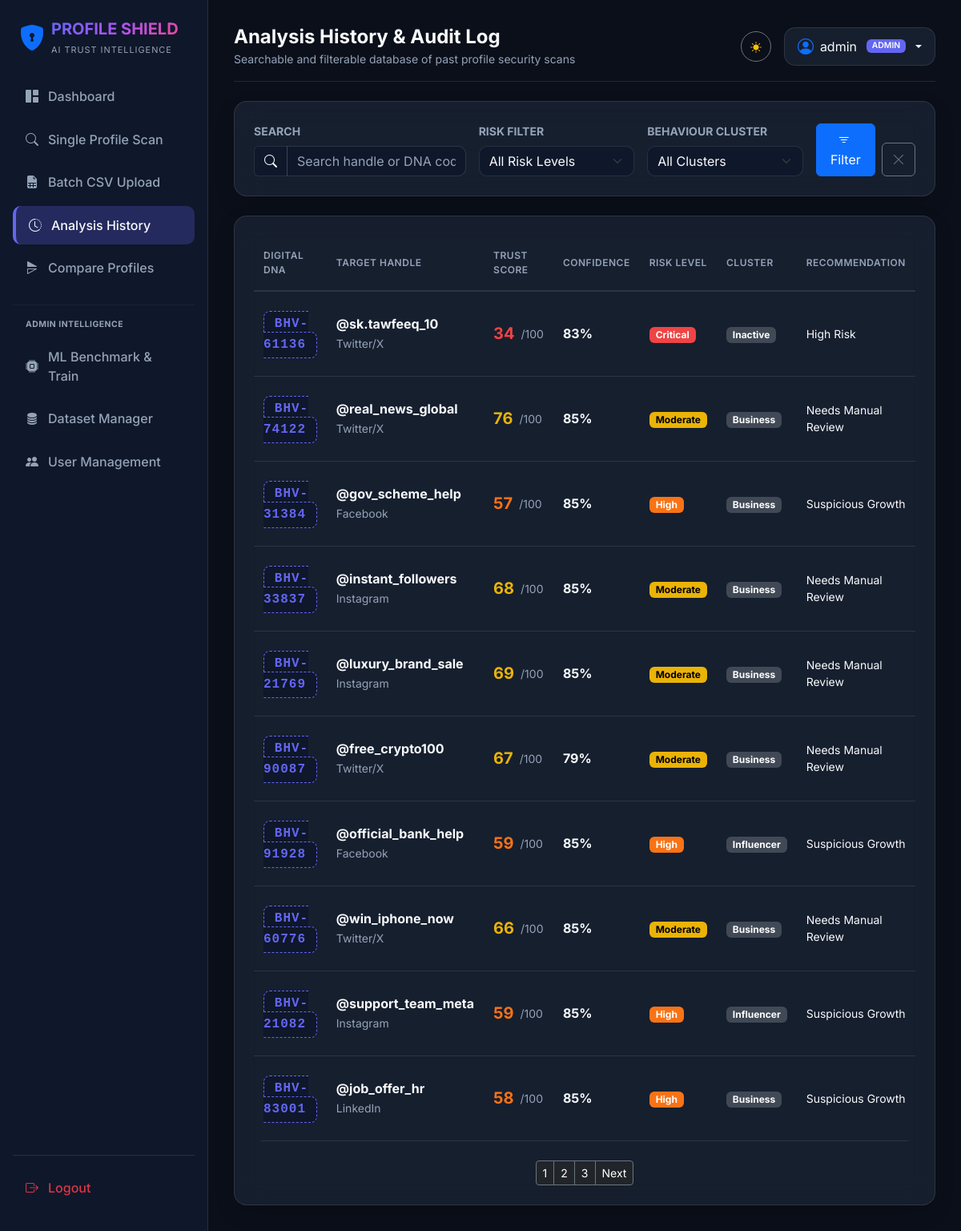
Page /batch/history (signed in) on the committed database.
### app/models/user.py (models this page shows, shortened)
class User(UserMixin, db.Model):
    __tablename__ = 'users'
    id            = db.Column(db.Integer, primary_key=True)
    username      = db.Column(db.String(64),  unique=True, nullable=False, index=True)
    email         = db.Column(db.String(120), unique=True, nullable=False, index=True)
    password_hash = db.Column(db.String(256), nullable=False)
    role          = db.Column(db.String(20),  default='user')   # 'admin' or 'user'
    is_active     = db.Column(db.Boolean, default=True)
    created_at    = db.Column(db.DateTime, default=datetime.utcnow)
    last_login    = db.Column(db.DateTime, default=datetime.utcnow)
    analyses = db.relationship(
        'ProfileAnalysis',
        backref=db.backref('author', lazy='select'),
        lazy='dynamic',
        cascade='all, delete-orphan',
        foreign_keys='ProfileAnalysis.user_id',
    )
    def is_admin(self) -> bool:
        return self.role.lower() == 'admin'

### app/models/profile_analysis.py (models this page shows, shortened)
class ProfileAnalysis(db.Model):
    __tablename__ = 'profile_analyses'
    id           = db.Column(db.Integer, primary_key=True)
    username     = db.Column(db.String(100), nullable=False, index=True)
    display_name = db.Column(db.String(150), nullable=True)
    platform     = db.Column(db.String(50), default='Twitter/X')
    user_id = db.Column(
        db.Integer,
        db.ForeignKey('users.id', ondelete='CASCADE'),
        nullable=True,
        index=True,
    )
    account_age_days          = db.Column(db.Integer,  default=0)
    followers_count           = db.Column(db.Integer,  default=0)
    following_count           = db.Column(db.Integer,  default=0)
    posts_count               = db.Column(db.Integer,  default=1)   # never 0
    has_profile_pic           = db.Column(db.Boolean,  default=True)
    has_bio                   = db.Column(db.Boolean,  default=True)
    is_verified               = db.Column(db.Boolean,  default=False)
    has_url                   = db.Column(db.Boolean,  default=False)
    avg_likes_per_post        = db.Column(db.Float,    default=0.0)
    avg_retweets_per_post     = db.Column(db.Float,    default=0.0)
    posting_frequency_per_day = db.Column(db.Float,    default=0.0)
    trust_score      = db.Column(db.Float,   nullable=False)
    confidence       = db.Column(db.Float,   nullable=False)
    risk_level       = db.Column(db.String(30),  nullable=False)
    recommendation   = db.Column(db.String(50),  nullable=False)
    health_meter     = db.Column(db.String(30),  nullable=False)
    behaviour_cluster = db.Column(db.String(50), nullable=False)
    digital_dna      = db.Column(db.String(20),  nullable=False)
    sub_scores_json         = db.Column(db.Text, nullable=False, default='{}')
    trust_radar_json        = db.Column(db.Text, nullable=False, default='{}')
    timeline_json           = db.Column(db.Text, nullable=False, default='[]')
    heatmap_json            = db.Column(db.Text, nullable=False, default='{}')
    shap_importance_json    = db.Column(db.Text, nullable=False, default='[]')
    ai_explanation_narrative = db.Column(db.Text, nullable=False, default='')
    created_at = db.Column(db.DateTime, default=datetime.utcnow, index=True)
    @property
    def sub_scores(self):
        return json.loads(self.sub_scores_json) if self.sub_scores_json else {}
    @property
    def trust_radar(self):
        return json.loads(self.trust_radar_json) if self.trust_radar_json else {}
    @property
    def timeline(self):
        return json.loads(self.timeline_json) if self.timeline_json else []
    @property
    def heatmap(self):
        return json.loads(self.heatmap_json) if self.heatmap_json else {}
    @property
    def shap_importance(self):
        """Feature importance data (renamed from SHAP but kept as 'shap_importance' for template compat)."""
        return json.loads(self.shap_importance_json) if self.shap_importance_json else []

### app/routes/batch.py (the view)
@batch_bp.route('/history')
@login_required
def history():
    page           = request.args.get('page', 1, type=int)
    search_query   = request.args.get('search', '', type=str).strip()
    risk_filter    = request.args.get('risk', '', type=str).strip()
    cluster_filter = request.args.get('cluster', '', type=str).strip()
    if current_user.is_admin():
        query = ProfileAnalysis.query
    else:
        query = ProfileAnalysis.query.filter_by(user_id=current_user.id)
    if search_query:
        query = query.filter(
            ProfileAnalysis.username.ilike(f'%{search_query}%') |
            ProfileAnalysis.digital_dna.ilike(f'%{search_query}%')
        )
    if risk_filter:
        query = query.filter_by(risk_level=risk_filter)
    if cluster_filter:
        query = query.filter_by(behaviour_cluster=cluster_filter)
    pagination = query.order_by(ProfileAnalysis.created_at.desc()).paginate(
        page=page, per_page=10, error_out=False
    )
    return render_template(
        'analysis/history.html',
        pagination=pagination,
        analyses=pagination.items,
        search_query=search_query,
        risk_filter=risk_filter,
        cluster_filter=cluster_filter,
    )

### app/templates/analysis/history.html (shortened to what this page needs)
{% extends "base.html" %}
{% block page_title %}Analysis History & Audit Log{% endblock %}
{% block page_subtitle %}Searchable and filterable database of past profile security scans{% endblock %}
{% block content %}
<div class="glass-panel p-4 mb-4">
    <form method="GET" action="{{ url_for('batch.history') }}" class="row g-3">
        <div class="col-md-4">
            <label class="form-label text-muted small fw-bold">SEARCH</label>
            <div class="input-group">
                <span class="input-group-text bg-transparent border-secondary text-muted"><i class="bi bi-search"></i></span>
                <input type="text" name="search" class="form-control bg-transparent border-secondary text-white" placeholder="Search handle or DNA code..." value="{{ search_query }}">
            </div>
        </div>
        <div class="col-md-3">
            <label class="form-label text-muted small fw-bold">RISK FILTER</label>
            <select name="risk" class="form-select bg-dark border-secondary text-white">
                <option value="">All Risk Levels</option>
            </select>
        </div>
        <div class="col-md-3">
            <label class="form-label text-muted small fw-bold">BEHAVIOUR CLUSTER</label>
            <select name="cluster" class="form-select bg-dark border-secondary text-white">
                <option value="">All Clusters</option>
            </select>
        </div>
        <div class="col-md-2 d-flex align-items-end gap-2">
            <button type="submit" class="btn btn-primary w-100 py-2"><i class="bi bi-filter me-1"></i> Filter</button>
            <a href="{{ url_for('batch.history') }}" class="btn btn-outline-secondary py-2"><i class="bi bi-x-lg"></i></a>
        </div>
    </form>
</div>
<div class="glass-panel p-4">
    <div class="table-responsive">
        <table class="table table-dark table-hover align-middle mb-0">
            <thead>
                <tr class="text-muted small border-bottom border-secondary border-opacity-50">
                    <th>DIGITAL DNA</th>
                    <th>TARGET HANDLE</th>
                    <th>TRUST SCORE</th>
                    <th>CONFIDENCE</th>
                    <th>RISK LEVEL</th>
                    <th>CLUSTER</th>
                    <th>RECOMMENDATION</th>
                </tr>
            </thead>
            <tbody>
                {% for a in analyses %}
                <tr>
                    <td><span class="digital-dna-badge">{{ a.digital_dna }}</span></td>
                    <td>
                        <div class="fw-bold">@{{ a.username }}</div>
                        <small class="text-muted">{{ a.platform }}</small>
                    </td>
                    <td>
                        <div class="d-flex align-items-center gap-2">
                            <span class="fw-bold fs-5" style="color: {% if a.trust_score >= 80 %}#22c55e{% elif a.trust_score >= 60 %}#eab308{% elif a.trust_score >= 35 %}#f97316{% else %}#ef4444{% endif %};">
                                {{ a.trust_score|int }}
                            </span>
                            <small class="text-muted">/100</small>
                        </div>
                    </td>
                    <td class="fw-bold text-info">{{ a.confidence|int }}%</td>
                    <td>
                        <span class="badge badge-risk-{{ a.risk_level.lower() }} px-2 py-1">
                            {{ a.risk_level }}
                        </span>
                    </td>
                    <td><span class="badge bg-secondary bg-opacity-50 text-white">{{ a.behaviour_cluster }}</span></td>
                    <td class="small">{{ a.recommendation }}</td>
                </tr>
                {% else %}
                <tr>
                    <td colspan="9" class="text-center text-muted py-4">No matching records found.</td>
                </tr>
                {% endfor %}
            </tbody>
        </table>
    </div>
    {% if pagination and pagination.pages > 1 %}
    <nav class="mt-4">
        <ul class="pagination pagination-sm justify-content-center mb-0">
            {% for page in pagination.iter_pages() %}
                {% if page %}
                    <li class="page-item {% if page == pagination.page %}active{% endif %}">
                        <a class="page-link bg-dark border-secondary text-white" href="{{ url_for('batch.history', page=page, search=search_query, risk=risk_filter, cluster=cluster_filter) }}">{{ page }}</a>
                    </li>
                {% endif %}
            {% endfor %}
            {% if pagination.has_next %}
            <li class="page-item"><a class="page-link bg-dark border-secondary text-white" href="{{ url_for('batch.history', page=pagination.next_num, search=search_query, risk=risk_filter, cluster=cluster_filter) }}">Next</a></li>
            {% endif %}
        </ul>
    </nav>
    {% endif %}
</div>
{% endblock %}

### app/templates/base.html (shortened to what this page needs)
<!DOCTYPE html>
<html lang="en" data-theme="light">
<head>
    <link href="https://cdn.jsdelivr.net/npm/bootstrap@5.3.2/dist/css/bootstrap.min.css" rel="stylesheet">
    <link rel="stylesheet" href="https://cdn.jsdelivr.net/npm/bootstrap-icons@1.11.1/font/bootstrap-icons.css">
    <link rel="stylesheet" href="{{ url_for('static', filename='css/custom.css') }}">
</head>
<body>
    {% if current_user.is_authenticated %}
    <aside class="sidebar">
        <div class="d-flex align-items-center gap-2 mb-4 px-2">
            <i class="bi bi-shield-lock-fill fs-2 text-primary"></i>
            <div>
                <h5 class="fw-bold mb-0 gradient-text">PROFILE SHIELD</h5>
                <small class="text-muted" style="font-size: 0.68rem; letter-spacing: 1px;">AI TRUST INTELLIGENCE</small>
            </div>
        </div>
        <nav class="d-flex flex-column flex-grow-1">
            <a href="{{ url_for('dashboard.index') }}" class="nav-link-custom {% if request.endpoint == 'dashboard.index' %}active{% endif %}">
                <i class="bi bi-grid-1x2-fill"></i> Dashboard
            </a>
            <a href="{{ url_for('analysis.new_analysis') }}" class="nav-link-custom {% if request.endpoint == 'analysis.new_analysis' %}active{% endif %}">
                <i class="bi bi-search"></i> Single Profile Scan
            </a>
            <a href="{{ url_for('batch.upload_csv') }}" class="nav-link-custom {% if request.endpoint == 'batch.upload_csv' %}active{% endif %}">
                <i class="bi bi-file-earmark-spreadsheet-fill"></i> Batch CSV Upload
            </a>
            <a href="{{ url_for('batch.history') }}" class="nav-link-custom {% if request.endpoint == 'batch.history' %}active{% endif %}">
                <i class="bi bi-clock-history"></i> Analysis History
            </a>
            <a href="{{ url_for('compare.compare_profiles') }}" class="nav-link-custom {% if request.endpoint == 'compare.compare_profiles' %}active{% endif %}">
                <i class="bi bi-symmetry-horizontal"></i> Compare Profiles
            </a>
            {% if current_user.is_admin() %}
            <hr class="my-3 border-secondary border-opacity-50">
            <div class="px-3 mb-2 text-uppercase text-muted fw-bold" style="font-size: 0.65rem; letter-spacing: 0.5px;">Admin Intelligence</div>
            <a href="{{ url_for('admin.model_trainer') }}" class="nav-link-custom {% if request.endpoint == 'admin.model_trainer' %}active{% endif %}">
                <i class="bi bi-cpu-fill"></i> ML Benchmark & Train
            </a>
            <a href="{{ url_for('admin.datasets') }}" class="nav-link-custom {% if request.endpoint == 'admin.datasets' %}active{% endif %}">
                <i class="bi bi-database-fill"></i> Dataset Manager
            </a>
            <a href="{{ url_for('admin.user_manager') }}" class="nav-link-custom {% if request.endpoint == 'admin.user_manager' %}active{% endif %}">
                <i class="bi bi-people-fill"></i> User Management
            </a>
            {% endif %}
            <div class="mt-auto pt-3 border-top border-secondary border-opacity-25">
                <a href="{{ url_for('auth.logout') }}" class="nav-link-custom text-danger">
                    <i class="bi bi-box-arrow-right"></i> Logout
                </a>
            </div>
        </nav>
    </aside>
    <main class="main-content">
        <header class="d-flex justify-content-between align-items-center mb-4 pb-3 border-bottom border-secondary border-opacity-25">
            <div class="d-flex align-items-center gap-3">
                <div>
                    <h4 class="fw-bold mb-0">{% block page_title %}Dashboard{% endblock %}</h4>
                    <small class="text-muted">{% block page_subtitle %}Next Generation Social Profile Trust Intelligence Platform{% endblock %}</small>
                </div>
            </div>
            <div class="d-flex align-items-center gap-3">
                <button id="themeToggleBtn" class="btn btn-outline-secondary btn-sm rounded-circle" style="width:38px; height:38px;" title="Toggle Dark/Light Mode">
                    <i class="bi bi-sun-fill text-warning"></i>
                </button>
                <div class="dropdown">
                    <button class="btn glass-card dropdown-toggle d-flex align-items-center gap-2 px-3 py-2" type="button" data-bs-toggle="dropdown" aria-expanded="false">
                        <i class="bi bi-person-circle fs-5 text-primary"></i>
                        <span>{{ current_user.username }}</span>
                        <span class="badge bg-primary ms-1" style="font-size:0.65rem;">{{ current_user.role.upper() }}</span>
                    </button>
                </div>
            </div>
        </header>
        {% block content %}{% endblock %}
    </main>
    {% else %}
    <main class="container d-flex flex-column align-items-center justify-content-center min-vh-100 py-4">
        {% block auth_content %}{% endblock %}
    </main>
    {% endif %}
</body>
</html>

### rows in the picture
User: username "admin", role "ADMIN"
ProfileAnalysis: digital_dna "BHV-61136", username "sk.tawfeeq_10", platform "Twitter/X", trust_score "34", confidence "83", risk_level "Critical", behaviour_cluster "Inactive", recommendation "High Risk"
ProfileAnalysis: digital_dna "BHV-74122", username "real_news_global", platform "Twitter/X", trust_score "76", confidence "85", risk_level "Moderate", behaviour_cluster "Business", recommendation "Needs Manual Review"
ProfileAnalysis: digital_dna "BHV-31384", username "gov_scheme_help", platform "Facebook", trust_score "57", confidence "85", risk_level "High", behaviour_cluster "Business", recommendation "Suspicious Growth"
ProfileAnalysis: digital_dna "BHV-33837", username "instant_followers", platform "Instagram", trust_score "68", confidence "85", risk_level "Moderate", behaviour_cluster "Business", recommendation "Needs Manual Review"
ProfileAnalysis: digital_dna "BHV-21769", username "luxury_brand_sale", platform "Instagram", trust_score "69", confidence "85", risk_level "Moderate", behaviour_cluster "Business", recommendation "Needs Manual Review"
ProfileAnalysis: digital_dna "BHV-90087", username "free_crypto100", platform "Twitter/X", trust_score "67", confidence "79", risk_level "Moderate", behaviour_cluster "Business", recommendation "Needs Manual Review"
ProfileAnalysis: digital_dna "BHV-91928", username "official_bank_help", platform "Facebook", trust_score "59", confidence "85", risk_level "High", behaviour_cluster "Influencer", recommendation "Suspicious Growth"
ProfileAnalysis: digital_dna "BHV-60776", username "win_iphone_now", platform "Twitter/X", trust_score "66", confidence "85", risk_level "Moderate", behaviour_cluster "Business", recommendation "Needs Manual Review"
ProfileAnalysis: digital_dna "BHV-21082", username "support_team_meta", platform "Instagram", trust_score "59", confidence "85", risk_level "High", behaviour_cluster "Influencer", recommendation "Suspicious Growth"
ProfileAnalysis: digital_dna "BHV-83001", username "job_offer_hr", platform "LinkedIn", trust_score "58", confidence "85", risk_level "High", behaviour_cluster "Business", recommendation "Suspicious Growth"

### other values in the picture
{{ page }} "1" "2" "3"
